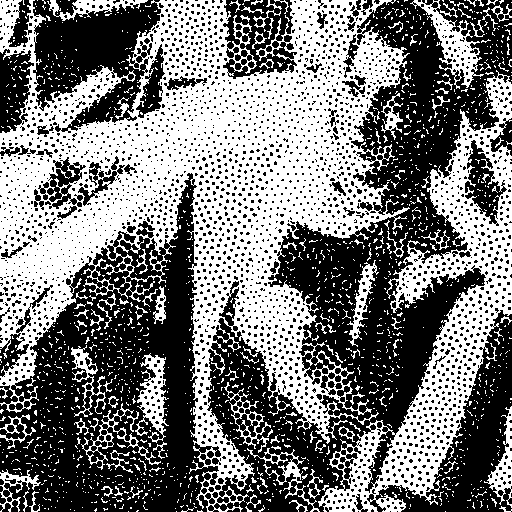
#> input picture Algorithms/Images/Basic Halftone/Stippled/6 Gradient/1.png, 512 x 512 px; its folder holds 4 pictures in this run
$ python 'Density 6 Gradient.py'
#> lines starting #> are read from the running program, lines starting #| are printed output that depends on the picture; after the words box and inside, x2 and y2 are one past the last pixel; in counts of white or black regions, pixels touching at a corner belong together
### Algorithms/Analysis/PSNR+SSIM/PSNRSSIM.py
from skimage.metrics import _structural_similarity as ssim
from skimage.metrics import peak_signal_noise_ratio as psnr
import numpy as np


def returnValues(original, compare):
	original = np.array(original)
	compare = np.array(compare)

	return (psnr(original,compare), ssim.structural_similarity(original, compare)*100)

### Algorithms/Embedding/2. Density Text/Stippled/Density 6 Gradient.py
from PIL import Image
import time
import numpy as np
import binascii
import os
import traceback
import re
import statistics
import collections
import matplotlib.pyplot as plt
from collections import Counter

#Excel
import openpyxl

#Add path to directory
import sys
sys.path.append("../../../Analysis/PSNR+SSIM/")
from PSNRSSIM import returnValues


#Variable threshold
blockSize = 4
sizeDifference = 1


#Main encoding section to access various parts to the encoding stage
def encoding(image):
	message = "Why do programmers always mix up Halloween and Christmas?    Because 31 OCT = 25 DEC!"

	originalImage = np.array(image, 'float64')							#Stores the original image to numpy array. Used later to compare what has changed
	imageArray = np.array(image, 'float64')								#Image to numpy array
	blockPixels, density = getBlocks(imageArray)						#Get the block pixels (threshold)x(threshold)

	#Histogram of densities
	#histogram(density)													#Density histogram

	embeddedBlocks = checkBlocksAndEmbed(blockPixels,density, message)	#Creates blocks that contains part of the message

	#Put created blocks into image
	replaceBlocks(embeddedBlocks, imageArray, originalImage)			#Replace the image blocks with the embedded blocks

	return Image.fromarray(np.array(imageArray, 'uint8'))				#Return image from the numpy array


#Uses the image parsed in and splits it into blocks determined by the block size
def getBlocks(imageArray):
	blockPixels = []
	density = []

	for x in range(0, height,blockSize):					#Iterate through the image in the size of the block
		for y in range(0, width,blockSize):
			pixels = []
			for a in range(blockSize):						#Get the block size section of x,y coordinates
				for b in range(blockSize):
					pixels.append(imageArray[x+a,y+b])
			blockPixels.append(pixels)
			density.append(pixels.count(0))					#The amount of black pixels in the block
	return(blockPixels,density)								#Return the image in seperate blocks and return corresponding density list


#Check blocks densities and embed when a block matches a density
def checkBlocksAndEmbed(blockPixels, density, message):
	densityValue = density_selection(density)												#Get two densities to embed to from the densities obtained during the blocking process
	print("Embedding densities: " + str(densityValue))
	#histogram(density)
	message = bin(int.from_bytes(message.encode('utf-8', 'surrogatepass'), 'big'))[2:]		#Message to binary
	message = message.zfill(8*((len(message) + 7)//8))										#Fill in binary to make it 8 bits for 1 character

	#totalDensityCount = density.count(densityValue[0]) + density.count(densityValue[1])


	binaryCounter = 0
	for counter, value in enumerate(blockPixels):											#For every block
		if(density[counter] == densityValue[0] or density[counter]== densityValue[1]):		#Check if the density of the block is one of the two returned
			if(binaryCounter < len(message)):												#Only embed until the total length of the message is embedded
				blockPixels[counter] = messageEmbed(value, int(message[binaryCounter]), density[counter], densityValue, counter)	#Update the block (position is controlled with counter) with the embedded message block
				binaryCounter+=1															#Add 1 to the binaryCounter so the next character in the message is embedded
	return blockPixels																		#Return the newly made blockPixels


#Replace original image blocks with the created embedded blocks
def replaceBlocks(embeddedBlock, imageArray, originalImage):
	original,density = getBlocks(originalImage)										#Original image into blocks (so comparisons can be made)

	counter = 0																		#To iterate through the original blocks and the embedded blocks (comparisons)
	for x in range(0,height,blockSize):
		for y in range(0,width,blockSize):
			if(embeddedBlock[counter] != original[counter]):						#If the original block isn't the same as the embedded one...
				counter1=0
				for a in range(blockSize):
					for b in range(blockSize):
						imageArray[x+a,y+b] = embeddedBlock[counter][counter1]		#Update the image to contain the embedded blocks values
						counter1+=1
			counter += 1
	return imageArray																#Return the image


#Embed the message into the block
def messageEmbed(value,toEmbed,density, densityValue, counter):
	lower = densityValue[0]
	higher = densityValue[1]
	if((density == lower and toEmbed == 0) or (density == higher and toEmbed == 1)):	#If the message bit to embed is 0 and the density value is lower or the message bit is 1 and the density value is higher, return an unaltered block
		return(value)


	if(density == lower and toEmbed == 1):			#If the message bit to embed is 1 and the density value is lower, update the density to the higher one
		for j in range(0,sizeDifference):
			for counter,i in enumerate(value):
				if i == 255:
					value[counter] = 0
					break
		return(value)

	if(density == higher and toEmbed == 0):			#If the message bit to embed is 0 and the density is higher, update the density to the lower one
		for j in range(0,sizeDifference):
			for counter,i in enumerate(value):
				if i == 0:
					value[counter] = 255
					break
		return(value)


#Shows the density values in the image
def histogram(density):
	labels, counts = np.unique(density,return_counts=True)							#Labels and counts are a sum of the values from density
	ticks = range(len(counts))														#The axis is a range of the total count
	plt.bar(ticks,counts, align='center', label="Num of black pixels per block")	#Plot bars
	plt.xticks(ticks, labels)														#Axis labels
	plt.legend()																	#Plot the legend

	plt.show()


#Selects two density values close to the mean of the densities
def density_selection(lst):
	lst = sorted(lst, key=int)
	mean = Counter(lst).keys() # equals to list(set(words))
	meanCalc = 0
	for i in mean:
		meanCalc += i
	mean = int(np.ceil((meanCalc/len(set(lst)))))

	plusMean = abs(lst.count(mean+sizeDifference) - lst.count(mean))
	minusMean =  abs(lst.count(mean-sizeDifference) - lst.count(mean))

	#Returns the lowest difference densities between the mean and the two densities either side
	if(plusMean > minusMean):
		return(mean-sizeDifference, mean)
	else:
		return(mean, mean+sizeDifference)


#To extract the message from the embedded image
def decode(decodeImage):
	decodeImage = np.array(decodeImage, 'float64')							#Image to numpy array

	blockPixels,density = getBlocks(decodeImage)							#Get the image into blocks and obtain density values

	densityValue = density_selection(density)								#Get the two densities to be used from the densities list
	print("Extraction densities:" + str(densityValue))
	extractedMessage = []
	for counter, value in enumerate(blockPixels):							#Iterate through the blocks
		if(density[counter] == densityValue[0]):							#If the density of the block matches the lower density value, append a 0 to the extracted message
			extractedMessage.append('0')
		elif(density[counter] == densityValue[1]):							#If the density of the block matches the higher density value, append a 1 to the extracted message
			extractedMessage.append('1')

	extractedMessage = ''.join(extractedMessage)							#Combine all of the 1's and 0's into a string
	finalMessage =[]
	for i in range(0, len(extractedMessage), 8):							#Iterate through the extracted message 8 bits at a time
		message = int(extractedMessage[i:i+8],2)
		character = message.to_bytes((message.bit_length() + 7)//8, 'big').decode('utf-8', 'ignore')	#Convert the 8 bits into a character
		if(re.match(r'[\w ?=]+', character)):								#Regex so that only characters, numbers and select symbols are converted to characters and stored
			finalMessage.append(character)									#Append the character that passed the regex criteria
	print(''.join(finalMessage)[:84])
	print()
	analyse(finalMessage)													#Send extracted message to be analysed against the original


def analyse(decryptMessage):
	message = "Why do programmers always mix up Halloween and Christmas?    Because 31 OCT = 25 DEC!"		#Original message
	message = list(message)																					#to list

	value = 0
	for item in message:
		if item in decryptMessage:
			value +=1								#Every time the characters match in the original and extracted list, add 1.

	#print((value/84)*100)
	messagePercents.append(((value/84)*100))		#As the original message


embedTimes = []
decryptTimes = []
psnrValues = []
ssimValues = []
messagePercents = []

fileList = []
for file in os.listdir("../../../Images/Basic Halftone/Stippled/6 Gradient/"):
	fileList.append(file[:-4])															#Remove the file extension so
#> pass 2 of the loop `for file in os.listdir("../../../Images/Basic Halftone/Stippled/6 Grad..`:
#> pass 3 of the loop `for file in os.listdir("../../../Images/Basic Halftone/Stippled/6 Grad..`:
#> the loop made 4 passes; the first 3 are shown
fileList = sorted(fileList, key=int)													#it can be sorted by int

for file in fileList:						#For every file in the sorted file list
	filename = os.fsdecode(file)
	filename+=".png"						#Add png file extension. Converts any file format to png

	image = Image.open("../../../Images/Basic Halftone/Stippled/6 Gradient/"+filename)				#Open halftoned image
#> image is the input picture: PIL image 512x512 L; 47% white; 1589 white regions (1471 under 20 px), largest, box (x1, y1, x2, y2) and area: (0, 0, 410, 512) 82810, (318, 70, 512, 512) 21200, (410, 0, 484, 89) 1743
	original = Image.open("../../../Images/Basic Halftone/Stippled/6 Gradient/"+filename)				#For comparing

	height, width = image.size
#> height = 512; width = 512
	print(filename)


	start_time = time.time()
	imageConverted = encoding(image)
#> after the loop in getBlocks, `for x in range(0, height,blockSize):`: blockPixels = 16384 items; density = 16384 values, max 16 at index 6, min 0 at index 13, mean 8.47
#> in encoding, `blockPixels, density = getBlocks(imageArray)`: blockPixels = 16384 items
#> in density_selection, `lst = sorted(lst, key=int)`: lst = 16384 values from 0 to 16
#> the loop in density_selection, `for i in mean:` made 17 passes
#> meanCalc on passes 1 to 12: 0, 1, 3, 6, 10, 15, 21, 28, 36, 45, 55, 66
#> after the loop in density_selection, `for i in mean:`: meanCalc = 136
#> in density_selection, `mean = int(np.ceil((meanCalc/len(set(lst)))))`: mean = 8
#> in density_selection, `plusMean = abs(lst.count(mean+sizeDifference) - lst.count(mean))`: plusMean = 5
#> in density_selection, `minusMean =  abs(lst.count(mean-sizeDifference) - lst.count(mean))`: minusMean = 44
#> in checkBlocksAndEmbed, `densityValue = density_selection(density)`: densityValue = (8, 9)
#| Embedding densities: (8, 9)
#> the loop in checkBlocksAndEmbed, `for counter, value in enumerate(blockPixels):` made 16384 passes
#> after the loop in checkBlocksAndEmbed, `for counter, value in enumerate(blockPixels):`: binaryCounter = 680; blockPixels = 16384 items
#> after the loop in replaceBlocks, `for x in range(0,height,blockSize):`:
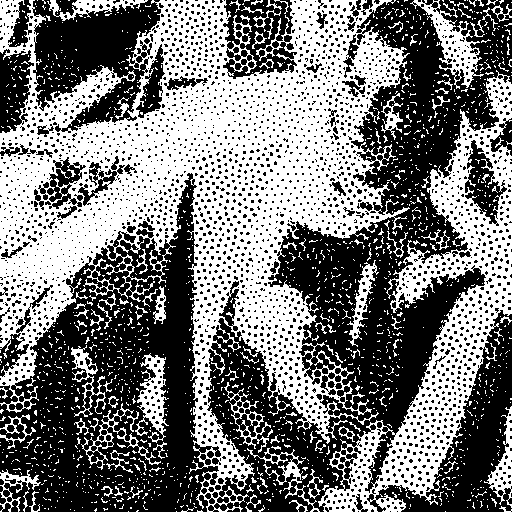
#> imageArray: shape (512, 512) float64; 47.1% white; 1617 white regions (1498 under 20 px), largest, box (x1, y1, x2, y2) and area: (0, 0, 410, 512) 82790, (318, 70, 512, 512) 21172, (410, 0, 484, 89) 1775
#> after the loop in replaceBlocks, `for x in range(0,height,blockSize):`: counter = 16384
	embedTime = time.time() - start_time

	imageConverted.save("../../../Images/Embedded/2. Density Text/Stippled/6 Gradient/"+filename)


	imageDecode = Image.open("../../../Images/Embedded/2. Density Text/Stippled/6 Gradient/"+filename)
	start_time = time.time()
	decode(imageDecode)
#> in decode, `blockPixels,density = getBlocks(decodeImage)`: blockPixels = 16384 items
#> the loop in density_selection (call 2), `for i in mean:` made 17 passes
#> in decode, `densityValue = density_selection(density)`: densityValue = (8, 9)
#| Extraction densities:(8, 9)
#> the loop in decode, `for counter, value in enumerate(blockPixels):` made 16384 passes
#> after the loop in decode, `for counter, value in enumerate(blockPixels):`: extractedMessage = 1195 items, first 6: '0', '1', '0', '1', '0', '1'
#> the loop in decode, `for i in range(0, len(extractedMessage), 8):` made 150 passes
#> (i, character) on passes 2 to 13: (8, 'h'), (16, 'y'), (24, ' '), (32, 'd'), (40, 'o'), (48, ' '), (56, 'p'), (64, 'r'), (72, 'o'), (80, 'g'), (88, 'r'), (96, 'a')
#> after the loop in decode, `for i in range(0, len(extractedMessage), 8):`: finalMessage = 101 items, first 6: 'W', 'h', 'y', ' ', 'd', 'o'
#| Why do programmers always mix up Halloween and Christmas?    Because 31 OCT = 25 DEC
#> after the loop in analyse, `for item in message:`: value = 84
	decryptTime = time.time() - start_time

	psnr, ssim = returnValues(original,imageConverted)
#> psnr = 28.72; ssim = 99.62
	psnrValues.append(psnr)
	ssimValues.append(ssim)
	embedTimes.append(embedTime)
	decryptTimes.append(decryptTime)
#> pass 2 of the loop `for file in fileList:`:
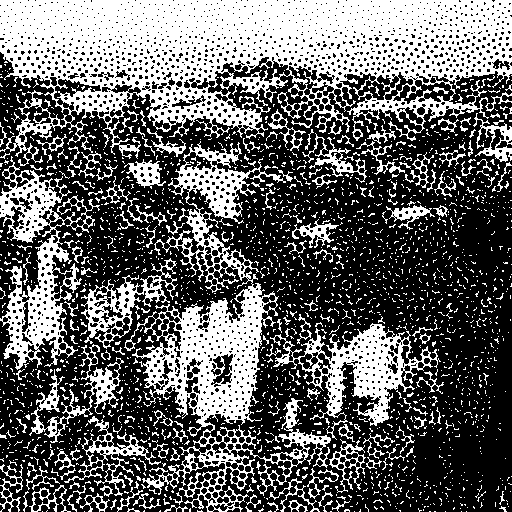
#> input picture Algorithms/Images/Basic Halftone/Stippled/6 Gradient/2.png, 512 x 512 px
#> image is the input picture: PIL image 512x512 L; 38.8% white; 2178 white regions (1996 under 20 px), largest, box (x1, y1, x2, y2) and area: (0, 0, 512, 166) 45337, (124, 141, 331, 512) 17578, (0, 156, 100, 370) 6633
#| Embedding densities: (8, 9)
#> in replaceBlocks (call 2), `original,density = getBlocks(originalImage)`: density = 16384 values, max 16 at index 1920, min 0 at index 0, mean 9.79
#> after the loop in replaceBlocks (call 2), `for x in range(0,height,blockSize):`:
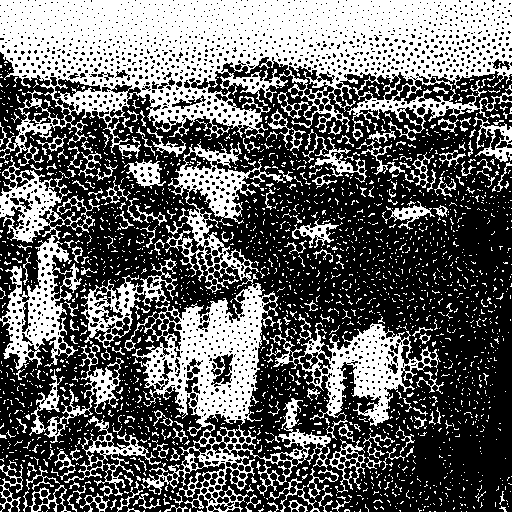
#> imageArray: shape (512, 512) float64; 38.8% white; 2219 white regions (2030 under 20 px), largest, box (x1, y1, x2, y2) and area: (0, 0, 512, 166) 45080, (124, 141, 331, 512) 17520, (0, 156, 100, 370) 6638
#> after the loop in replaceBlocks (call 2), `for x in range(0,height,blockSize):`: counter = 16384
#| Extraction densities:(8, 9)
#> the loop in decode (call 2), `for i in range(0, len(extractedMessage), 8):` made 180 passes
#| Why do programmers always mix up Halloween and Christmas?    Because 31 OCT = 25 DEC
#> psnr = 28.76; ssim = 99.64
#> pass 3 of the loop `for file in fileList:`:
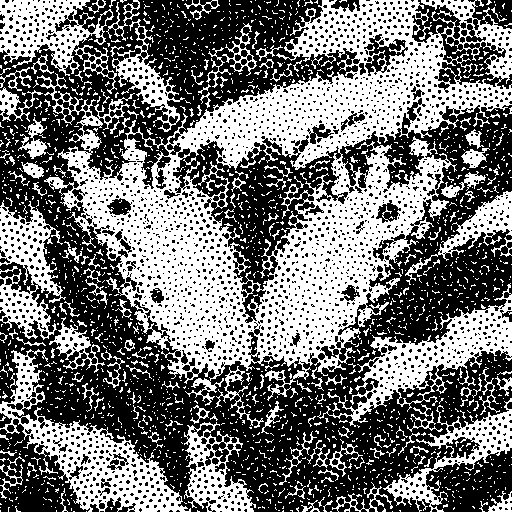
#> input picture Algorithms/Images/Basic Halftone/Stippled/6 Gradient/13.png, 512 x 512 px
#> image is the input picture: PIL image 512x512 L; 45.2% white; 1853 white regions (1676 under 20 px), largest, box (x1, y1, x2, y2) and area: (37, 0, 512, 406) 66051, (0, 349, 191, 512) 7829, (317, 283, 512, 427) 6584
#| Embedding densities: (8, 9)
#> in replaceBlocks (call 3), `original,density = getBlocks(originalImage)`: density = 16384 values, max 16 at index 36, min 0 at index 0, mean 8.77
#> after the loop in replaceBlocks (call 3), `for x in range(0,height,blockSize):`:
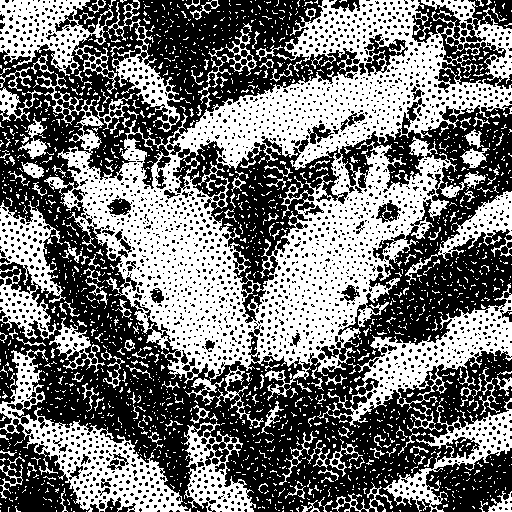
#> imageArray: shape (512, 512) float64; 45.2% white; 1902 white regions (1719 under 20 px), largest, box (x1, y1, x2, y2) and area: (37, 0, 512, 406) 66016, (0, 349, 191, 512) 7829, (317, 283, 512, 427) 6584
#> after the loop in replaceBlocks (call 3), `for x in range(0,height,blockSize):`: counter = 16384
#| Extraction densities:(8, 9)
#| Why do programmers always mix up Halloween and Christmas?    Because 31 OCT = 25 DEC
#> the loop made 4 passes; the first 3 are shown


#> (the run stopped early here; a loop or call above may not have finished)
